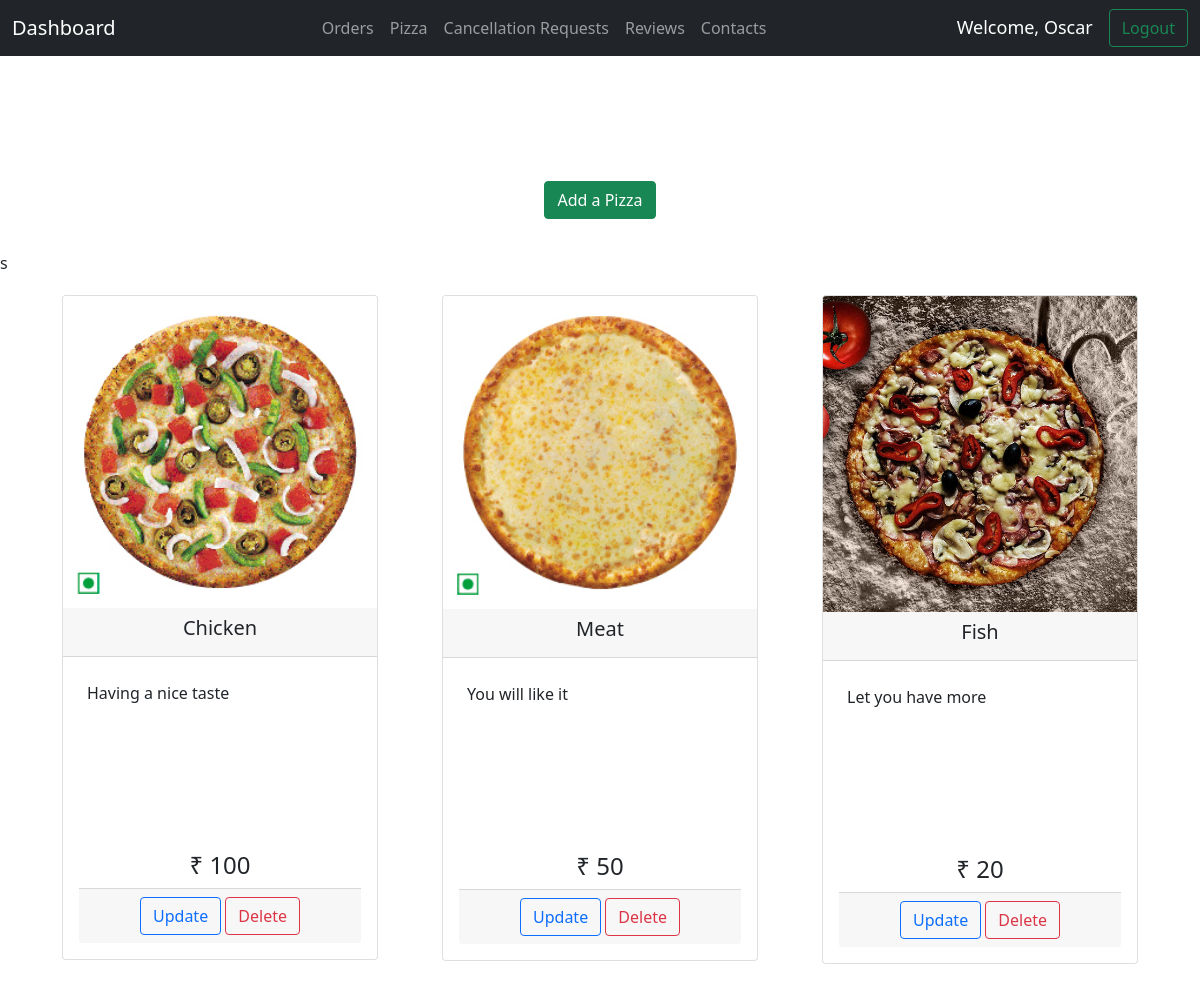
/staff/viewPizza/ (signed in), run on the app's committed database.
### PizzaDelivery/models.py (models this page shows, shortened)
class Pizza(models.Model):
    name = models.CharField(max_length=100, null=False)
    price = models.CharField(max_length=4, null=False)
    description = models.CharField(max_length=500)
    image = models.ImageField(blank=True, upload_to='pizza/')

### StaffPanel/views.py (the view)
# urls.py: path('staff/viewPizza/', staff_handeling.viewPizza, name="viewPizza"),
def viewPizza(request):
    if request.user.is_authenticated:
        pizzas = models.Pizza.objects.all()
        return render(request, 'pizza/pizzaList.html', {'pizzas': pizzas})
    else:
        messages.add_message(request, messages.ERROR, "Login Required")
        return redirect('staffLogin')

### templates/pizza/pizzaList.html (shortened to what this page needs)
{% extends 'staff/main/base.html' %}
{% block content %}
    <div class="container text-center">
        <h1 class="display-4" style="font-weight: bold;margin-top: 30px;color:white;">
        </h1>
        <a class="btn btn-success" style="margin-top: 20px;margin-bottom: 2em;" href="{% url 'addPizza' %}" role="button">
            Add a Pizza
        </a>
    </div>
s
    <div class="container">
        <div class="row row-cols-3" style="margin-bottom:10px;">
          {% for pizza in pizzas %}
            <form action="{% url 'deletePizza' pizza.id %}" method="post">
                <div class="col text-center" style="padding:20px;">
                    <div class="card-deck">
                        <div class="card">
                            <img class="card-img-top" src="{{ pizza.image.url }}" alt="{{ pizza.name }}">
                            <div class="card-header">
                                <h5>
                                    {{ pizza.name }}
                                </h5>
                            </div>
                            <div class="card-body d-flex flex-column">
                                <p class="card-text mb-4 scroll">
                                  {{ pizza.description }}
                                </p>
                                <h4>
                                  ₹ {{ pizza.price }}
                                </h4>
                                <div class="card-footer">
                                    <input type="submit" class="btn btn-small btn-outline-primary" value="Update" name="update">
                                    <input type="submit" class="btn btn-small btn-outline-danger" value="Delete" name="delete">
                                </div>
                            </div>
                        </div>
                    </div>
                </div>
            </form>
          {% endfor %}
        </div>
    </div>
{% endblock %}

### templates/staff/main/base.html (shortened to what this page needs)
<!DOCTYPE html>
  <html lang="en">
    {% load static %}
    <head>
      <link href="https://cdn.jsdelivr.net/npm/bootstrap@5.0.2/dist/css/bootstrap.min.css" rel="stylesheet">
    </head>
    <body>
      <section about="navbar">
        <nav class="navbar navbar-expand-lg navbar-dark bg-dark text-white">
          <div class="container-fluid">
            <a class="navbar-brand" href="{% url 'staffHomepage' %}">Dashboard</a>
            <div class="collapse navbar-collapse" id="navbarSupportedContent">
              <ul class="navbar-nav me-auto mb-2 mb-lg-0" style="margin: auto;">
                <li class="nav-item">
                  <a class="nav-link" href="{% url 'orders' %}">Orders</a>
                </li>
                <li class="nav-item">
                  <a class="nav-link" href="{% url 'viewPizza' %}">Pizza</a>
                </li>
                <li class="nav-item dropdown">
                  <a class="nav-link" href="{% url 'order_cancel_request_list' %}">Cancellation Requests</a>
                </li>
                <li class="nav-item">
                  <a class="nav-link" href="{% url 'review_list' %}">Reviews</a>
                </li>
                <li class="nav-item">
                  <a class="nav-link" href="{% url 'contact_list' %}">Contacts</a>
                </li>
              </ul>
              <form class="d-flex">
                <small style="padding-top: 5px;margin-right: 1rem;font-size: 18px;white-space: nowrap;">
                  Welcome, {{ user.username }}
                </small>
                <a href="{% url 'staffLogout' %}" class="btn btn-outline-success">Logout</a>
              </form>
            </div>
          </div>
        </nav>
      </section>
      {% block content %}
      {% endblock %}
    </body>
</html>

### templates/pizza/pizzaList.html (style rules this page uses)
.scroll { margin:4px 4px; padding:4px; height: 150px; overflow-x: hidden; overflow-y: auto; text-align:justify; }

### data on the page
Pizza: image (picture), name "Chicken", description "Having a nice taste", price "100"
Pizza: image (picture), name "Meat", description "You will like it", price "50"
Pizza: image (picture), name "Fish", description "Let you have more", price "20"

### other printed values
{{ user.username }} "Oscar"
